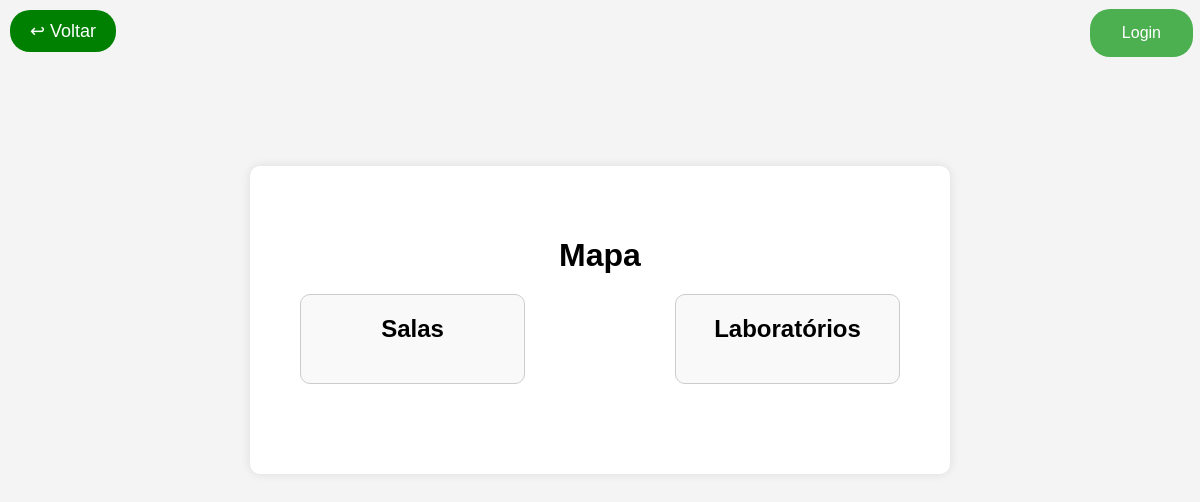
The page /mapa on the database as committed earlier.
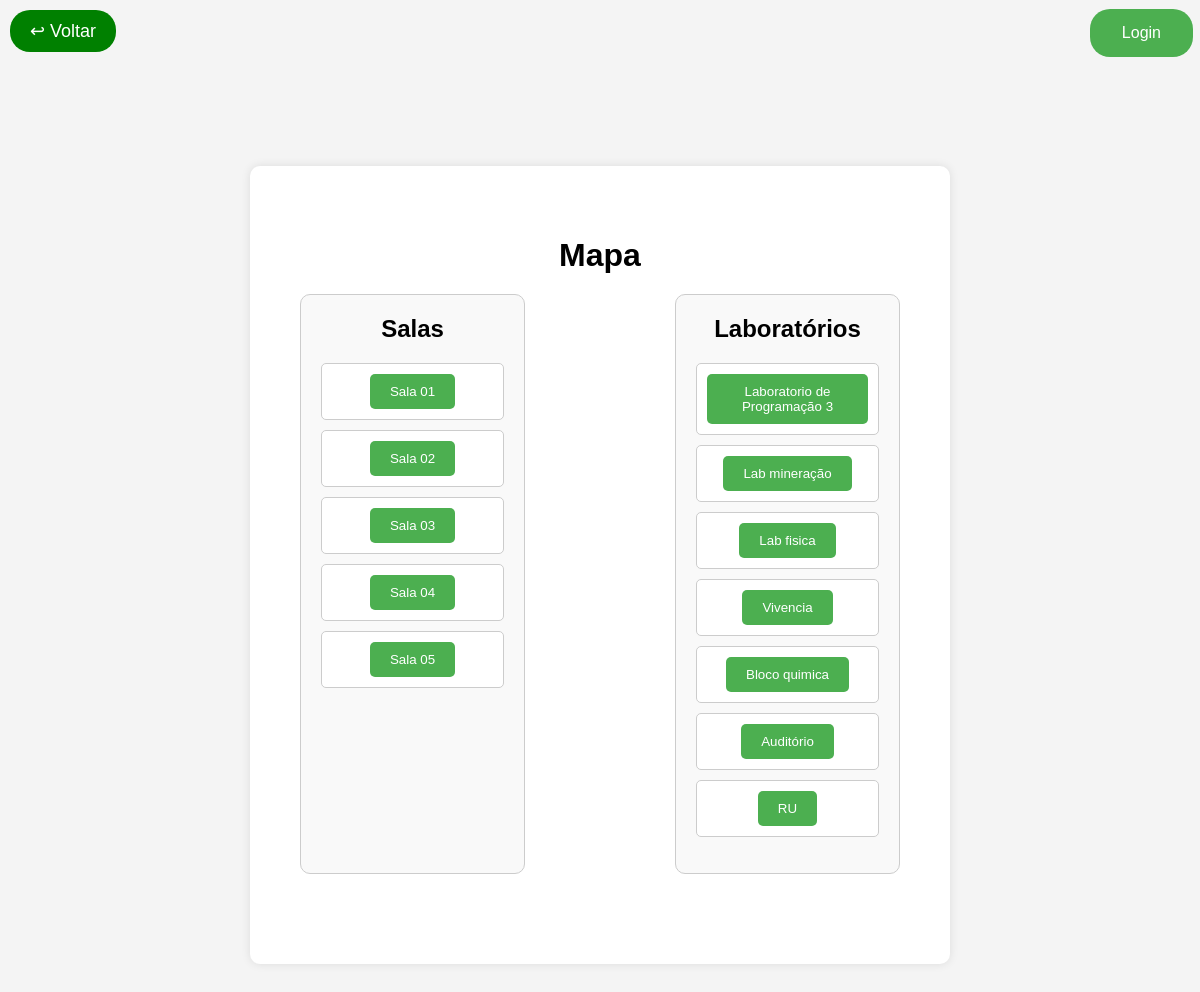
The same page on the database as committed later.
### models.py (models this page shows)
class BaseEvento(db.Model):
    __abstract__ = True  # Não cria tabela diretamente
    id = db.Column(db.Integer, primary_key=True)
    titulo = db.Column(db.String(150), nullable=False)
    descricao = db.Column(db.Text, nullable=False)
    imagem = db.Column(db.String(300), nullable=True)
    tipo = db.Column(db.String(50), nullable=False)

class Sala(BaseEvento):
    __tablename__ = 'salas'
    capacidade = db.Column(db.Integer, nullable=True)  # Capacidade da sala
    tipo = db.Column(db.String(50), default='sala', nullable=False)

class Laboratorio(BaseEvento):
    __tablename__ = 'laboratorios'
    equipamentos = db.Column(db.String(500), nullable=True)  # Lista de equipamentos disponíveis
    tipo = db.Column(db.String(50), default='laboratorio', nullable=False)

### routes.py (the view)
@routes.route('/mapa')
def mapa():
    salas = Sala.query.all()
    laboratorios = Laboratorio.query.all()
    return render_template('mapa.html', salas=salas, laboratorios=laboratorios)

### templates/mapa.html (shortened to what this page needs)
<!DOCTYPE html>
<html lang="pt-br">
<head>
    <link rel="stylesheet" href="{{ url_for('static', filename='css/styles.css') }}">
</head>
<body>
    <div class="button-container">
        <button class="back-button" onclick="window.history.back()">↩ Voltar</button>
    </div>
    <div style="text-align: right; padding: 5px; font-size: 18px;">
        <button class="button login-button" onclick="window.location.href='/login'">Login</button>
    </div>
    <div class="container-geral">
        <h1 style="">Mapa</h1>
        <div class="container-mapa">
            <div class="section">
                <h2>Salas</h2>
                <ul class="lista-salas">
                    {% for sala in salas %}
                        <li class="sala-item">
                            <button class="normal-button" onclick="toggleImagem('sala-{{ sala.id }}')">{{ sala.titulo }}</button>
                        </li>
                    {% endfor %}
                </ul>
            </div>
            <div class="section">
                <h2>Laboratórios</h2>
                <ul class="lista-laboratorios">
                    {% for laboratorio in laboratorios %}
                        <li class="laboratorio-item">
                            <button class="normal-button" onclick="toggleImagem('laboratorio-{{ laboratorio.id }}')">{{ laboratorio.titulo }}</button>
                        </li>
                    {% endfor %}
                </ul>
            </div>
        </div>
    </div>
</body>
</html>

### static/css/styles.css (style rules this page uses)
body { font-family: Arial, sans-serif; text-align: center; background-color: #f4f4f4; margin: 0; padding: 0; }
h1 { margin-bottom: 20px; }
.normal-button { padding: 10px; background: green; color: white; border: none; border-radius: 5px; cursor: pointer; }
.button-container { position: absolute; top: 10px; left: 10px; display: flex; align-items: center; gap: 10px; }
.back-button { display: flex; align-items: center; background: green; border: none; border-radius: 20px; cursor: pointer; font-size: 18px; color: white; padding: 10px 20px; width: auto; }
.login-button { border-radius: 20px; background-color: #4CAF50; border: none; color: white; padding: 15px 32px; text-align: center; text-decoration: none; display: inline-block; font-size: 16px; margin: 4px 2px; cursor: pointer; transition: background-color 0.3s ease, transform 0.3s ease; }

### templates/mapa.html (style rules this page uses)
.container-geral { width: 600px; margin: 100px auto; padding: 50px; background: white; border-radius: 10px; box-shadow: 0 0 10px rgba(0, 0, 0, 0.1); position: relative; }
.button-container { text-align: right; margin-bottom: 20px; }
.normal-button { padding: 10px 20px; background-color: #4CAF50; color: white; border: none; border-radius: 5px; cursor: pointer; }
.container-mapa { display: flex; justify-content: space-between; gap: 150px; }
.section { margin-bottom: 40px; padding: 20px; border: 1px solid #ccc; border-radius: 10px; background-color: #f9f9f9; width: 48%; }
.section h2 { margin-top: 0; }
.lista-salas, .lista-laboratorios { list-style-type: none; padding: 0; }
.sala-item, .laboratorio-item { margin-bottom: 10px; padding: 10px; border: 1px solid #ccc; border-radius: 5px; background-color: #fff; }

Rows that differ between the two databases and show on the page:
added Sala: titulo "Sala 01"
added Sala: titulo "Sala 02"
added Sala: titulo "Sala 03"
added Sala: titulo "Sala 04"
added Sala: titulo "Sala 05"
added Laboratorio: titulo "Laboratorio de Programação 3"
added Laboratorio: titulo "Lab mineração"
added Laboratorio: titulo "Lab fisica"
added Laboratorio: titulo "Vivencia"
added Laboratorio: titulo "Bloco quimica"
added Laboratorio: titulo "Auditório"
added Laboratorio: titulo "RU"
